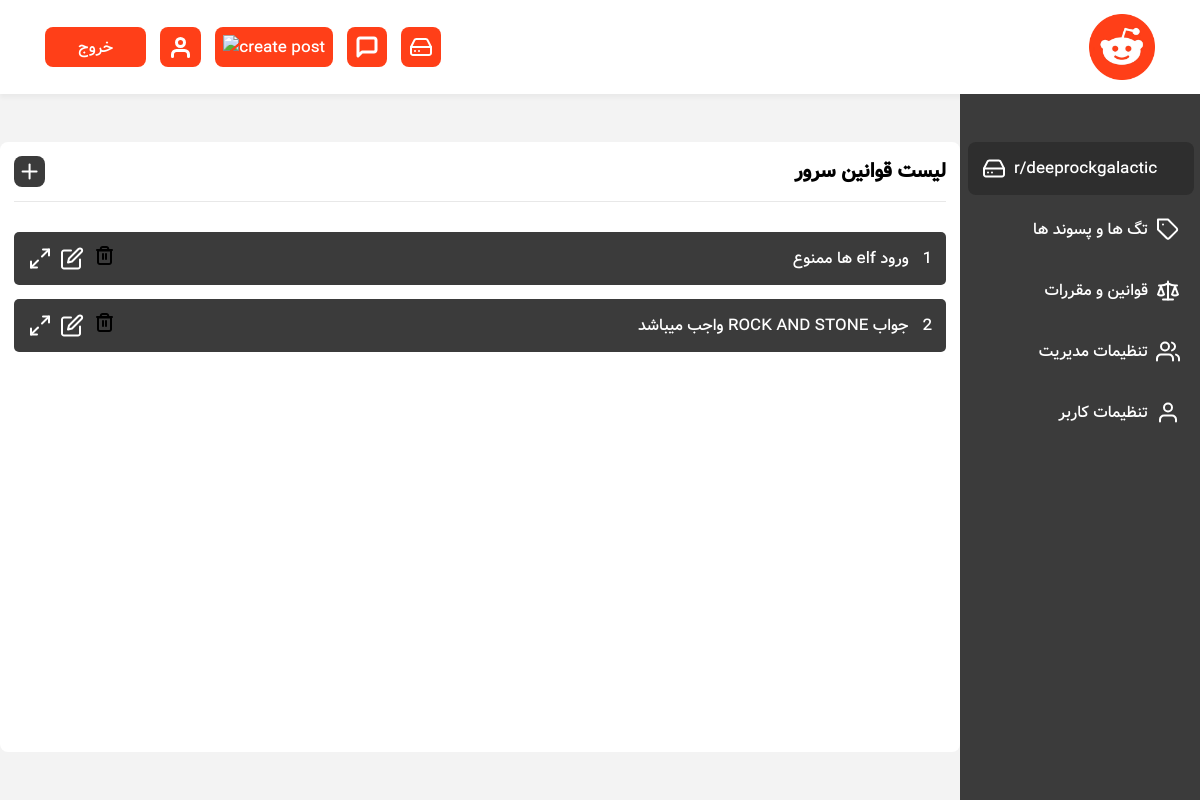
Before: /r/deeprockgalactic/moderating-page/rules (signed in) with the older database file.
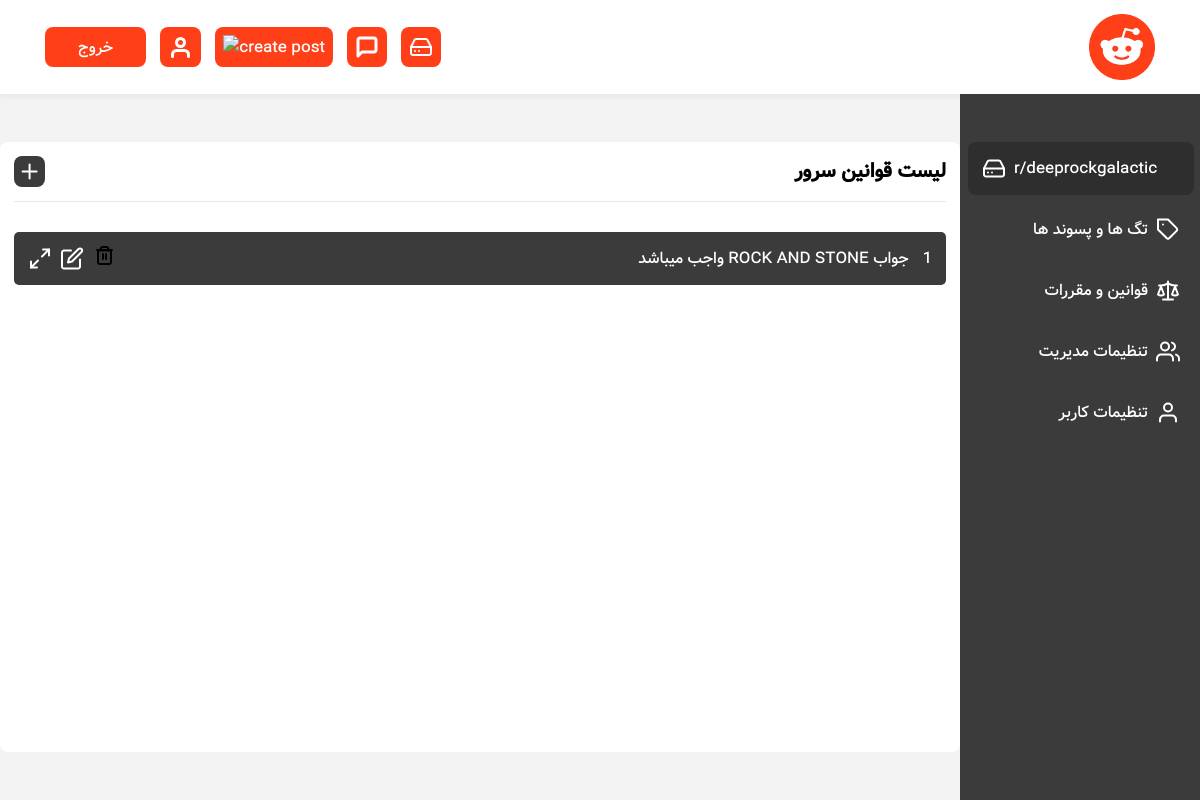
After: the same page with the newer database file.
### servers/models.py (models this page shows)
class ServerRule(models.Model):
    server = models.ForeignKey(Server, on_delete=models.CASCADE, related_name='rules')
    title = models.CharField(max_length=100)
    body = models.TextField()
    created = models.DateTimeField(auto_now_add=True)

### servers/views.py (the view, shortened to what this page needs)
# urls.py: path('<str:server_tag>/moderating-page/rules', RulesView.as_view(), name='server-rules'),
class RulesView(LoginRequiredMixin, View):
    class_form = CreateRuleForm
    def get(self, request, server_tag):
        create_rule_form = self.class_form()
        server = Server.objects.get(tag=server_tag, creator=request.user)
        server_rules = server.rules.all()
        return render(request, 'servers/rules.html', {"server":server, "server_rules":server_rules, "create_rule_form":create_rule_form})

### reddit/context_processors.py (called while the page is built)
def inject_form(request):
    return {'create_server_form': CreateServerForm()}

def is_moderator(request):
    is_moderator = Server.objects.filter(creator=request.user.id)
    return {'is_moderator': is_moderator}

### servers/templates/servers/rules.html (shortened to what this page needs)
{% extends 'base.html' %} {% load static %}
{% block cssFiles %}
  <link rel="stylesheet" href="{% static 'servers/css/moderating-page.css' %}">
  <link rel="stylesheet" href="{% static 'servers/css/rules.css' %}">
{% endblock cssFiles %}
{% block content %}
<div id="moderation-page-wrapper">
  <section id="moderator-display">
      <div class="wrapper rules-wrapper">
        <div id="create-server-title">
          <h2>لیست قوانین سرور</h2>
          <div onclick="createServerTabFunc('create-post-tag')" class="create-btn">
            <img src="{% static 'servers/svgs/plus.svg' %}" alt="add flair">
          </div>
        </div>
        <section id='list'>
          {% for rule in server_rules %}
          <div class="rule">
              <div class="rule-title-wrapper">
                <div class="rule-title">
                {{ forloop.counter }}
                <p>{{rule.title}}</p>
                </div>
                <div class="rule-options">
                  <button class='delete-rule-btn'>
                    <a href="{% url 'servers:server-rules-delete' rule.server.tag rule.id %}">
                      <img src="{% static 'posts/svgs/trash.svg' %}" alt="delete rule">
                    </a>
                  </button>
                  <button class='edit-rule-btn'>
                    <img src="{% static 'posts/svgs/edit.svg' %}" alt="edit rule">
                  </button>
                  <button onclick='openRuleDetails({{ forloop.counter0 }})' class='rule-detail-btn'>
                    <img src="{% static 'svgs/maximize.svg' %}" alt="delete rule">
                  </button>
                </div>
              </div>
            </div>
          {% endfor %}
        </section>
      </div>
  </section>
  {% include 'servers/inc/moderator-control-bar.html' %}
</div>
{% endblock content %}

Changed rows visible on the page:
removed ServerRule: title "ورود elf ها ممنوع"
